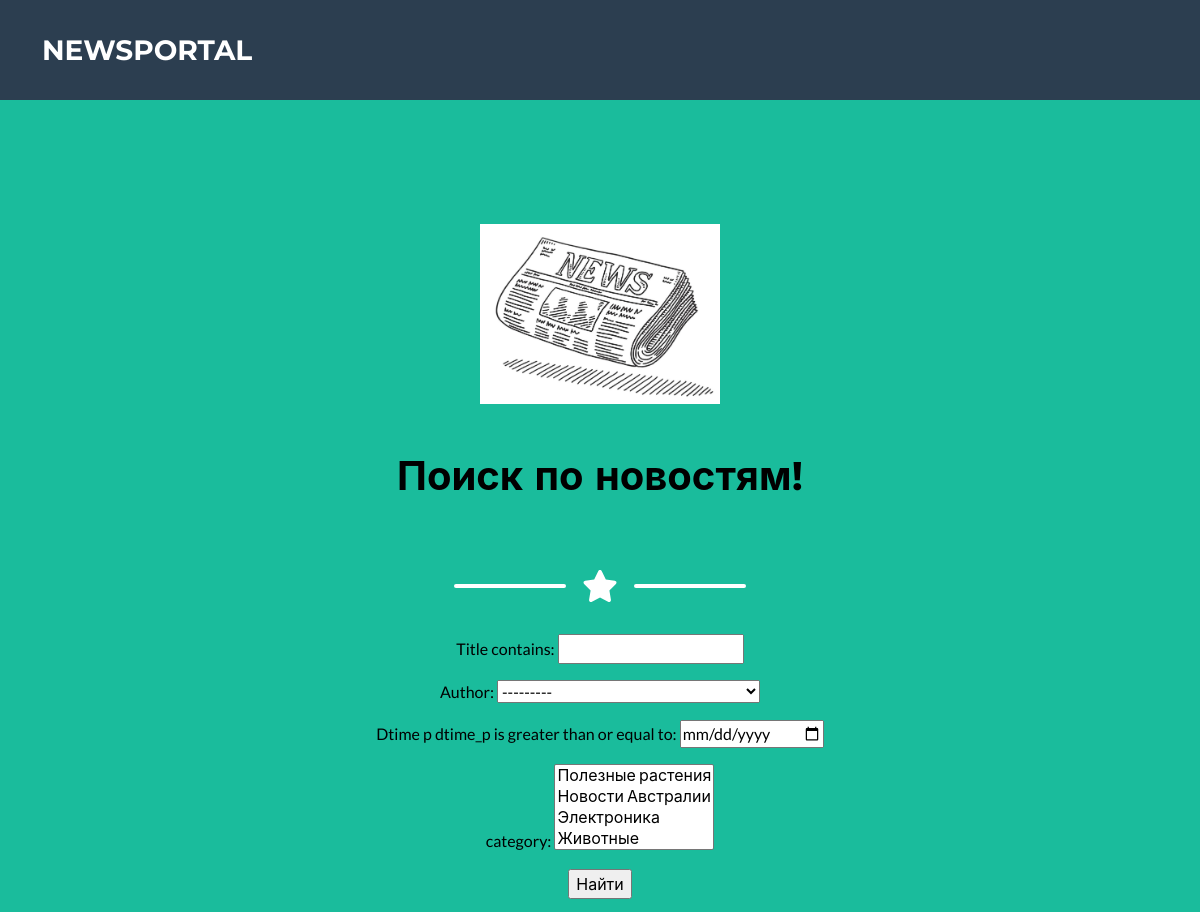
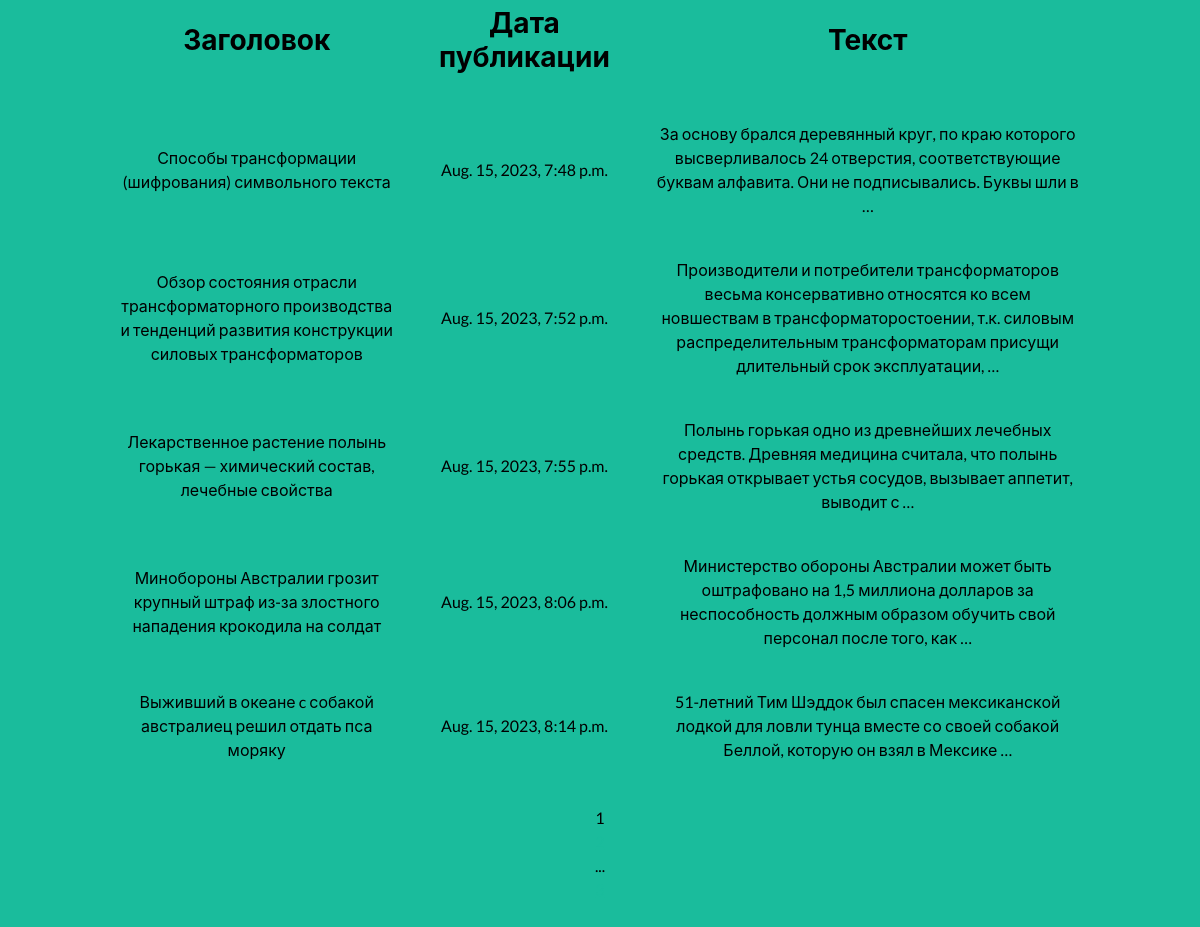
The app's page /news/search/ with its own data (2 pictures, top to bottom).
### NewsPortal/models.py (models this page shows, shortened)
class Author(models.Model):
    author = models.OneToOneField(User, on_delete=models.CASCADE)
    rating_a = models.IntegerField(default=0, db_column='rating_author')
    def __str__(self):
        return self.author.username

class Category(models.Model):
    category = models.CharField(max_length=255, unique=True)
    def __str__(self):
        return self.category

class Post(models.Model):
    author = models.ForeignKey(Author, on_delete=models.CASCADE)
    choice = models.CharField(max_length=1, choices=CHOICE, default=news, db_column='Type_post')
    dtime_p = models.DateTimeField(auto_now_add=True, db_column='datetime_post')
    category = models.ManyToManyField(Category, through='PostCategory')
    title = models.CharField(max_length=255)
    text_p = models.TextField(db_column='text_post')
    rating_p = models.IntegerField(default=0, db_column='rating_post')

### NewsPortal/views.py (the view)
# urls.py: path('search/', NewsSearch.as_view()),
class NewsSearch(ListView):
    model = Post
    template_name = 'news_search.html'
    context_object_name = 'news_search'
    paginate_by = 5
    def get_queryset(self):
        queryset = super().get_queryset()
        self.filterset = PostFilter(self.request.GET, queryset)
        return self.filterset.qs
    def get_context_data(self, **kwargs):
        context = super().get_context_data(**kwargs)
        context['filterset'] = self.filterset
        return context

### NewsPortal/config.py (called while the page is built)
def wordcensor_notisalpha(st: str):
    ind =0
    for s in st:
        if not s.isalpha():
            ind = st.index(s)
            break
    word = st[0:ind]
    if word in CENS_WORDS:
       return wordcensor(word)+st[ind]
    else: return st

### NewsPortal/templatetags/custom_filters.py (called while the page is built)
@register.filter()
def censor(value:str):
    if type(value) is str:   #try
        val = value.split()
        for i in range(len(val)):
            if not val[i].isalpha(): val[i] = wordcensor_notisalpha(val[i])
            if val[i] in CENS_WORDS:
                val[i] = wordcensor(val[i])
        return ' '.join(val)
    else:                   #except
        raise TypeError('Переменная должна быть типа str')

### NewsPortal/templatetags/custom_tags.py (called while the page is built)
@register.simple_tag(takes_context=True)
def url_replace(context, **kwargs):
    d = context['request'].GET.copy()
    for k, v in kwargs.items():
        d[k] = v
    return d.urlencode()

### templates/news_search.html (shortened to what this page needs)
{% extends 'flatpages/default.html' %}
{% load custom_filters %}
{% load custom_tags %}
{% block name %}
<h1>Поиск по новостям!</h1>
{% endblock name %}
{% block content %}
<form action="" method="get">
    {{ filterset.form.as_p }}
    <input type="submit" value="Найти" />
</form>
{% if news_search %}
  <table width="1000" cellspacing="5" cellpadding="20" border="0.1">
      <tr>
          <td><h3>Заголовок</h3></td>
          <td><h3>Дата публикации</h3></td>
          <td><h3>Текст</h3></td>
      </tr>
      {% for new in news_search %}
      <tr>
          <td>{{ new.title|censor }}</td>
          <td>{{ new.dtime_p }}</td>
          <td>{{ new.text_p|truncatewords:20|censor }}</td>
      </tr>
      {% endfor %}
  </table>
{% else %}
<h1>Новостей нет!</h1>
{% endif %}
<br>
   {{ page_obj.number }}
   {% if page_obj.has_next %}
       <a href="?{% url_replace page=page_obj.next_page_number %}">{{ page_obj.next_page_number }}</a>
       {% if paginator.num_pages != page_obj.next_page_number %}
           ...
           <a href="?{% url_replace page=page_obj.paginator.num_pages %}">{{ page_obj.paginator.num_pages }}</a>
       {% endif %}
   {% endif %}
{% endblock content %}

### templates/flatpages/default.html (shortened to what this page needs)
<!DOCTYPE html>
<html lang="en">
    <head>
        {% load static %}
        <link href="{% static 'css/styles.css' %}" rel="stylesheet" />
    </head>
   <body id="page-top">
        <nav class="navbar navbar-expand-lg bg-secondary text-uppercase fixed-top" id="mainNav">
            <div class="container">
                <a class="navbar-brand" href="#page-top">NewsPortal</a>
            </div>
        </nav>
        <header class="masthead bg-primary text-black text-center">
            <div class="container d-flex align-items-center flex-column">
                <img class="masthead-avatar mb-5" src="{% static 'assets/img/gazety.jpg' %}" alt="..." />
                <h1 class="masthead-heading text-uppercase mb-0">{% block name %} {% endblock name %}</h1>
                <div class="divider-custom divider-light">
                    <div class="divider-custom-line"></div>
                    <div class="divider-custom-icon"><i class="fas fa-star"></i></div>
                    <div class="divider-custom-line"></div>
                </div>
                <p class="masthead-subheading font-weight-light mb-0">{% block content %} {% endblock content %}</p>
            </div>
        </header>
    </body>
</html>

### records on screen
Author: author "---------"
Category: category "Полезные растения / Новости Австралии / Электроника / Животные"
Post: title|censor "Способы трансформации (шифрования) символьного текста", dtime_p "Aug. 15, 2023, 7:48 p.m.", text_p|censor "За основу брался деревянный круг, по краю которого высверливалось 24 отверстия, соответствующие буквам алфавита. Они не подписывались. Буквы шли в …"
Post: title|censor "Обзор состояния отрасли трансформаторного производства и тенденций развития конструкции силовых трансформаторов", dtime_p "Aug. 15, 2023, 7:52 p.m.", text_p|censor "Производители и потребители трансформаторов весьма консервативно относятся ко всем новшествам в трансформаторостоении, т.к. силовым распределительным трансформаторам присущи длительный срок эксплуатации, …"
Post: title|censor "Лекарственное растение полынь горькая — химический состав, лечебные свойства", dtime_p "Aug. 15, 2023, 7:55 p.m.", text_p|censor "Полынь горькая одно из древнейших лечебных средств. Древняя медицина считала, что полынь горькая открывает устья сосудов, вызывает аппетит, выводит с …"
Post: title|censor "Минобороны Австралии грозит крупный штраф из-за злостного нападения крокодила на солдат", dtime_p "Aug. 15, 2023, 8:06 p.m.", text_p|censor "Министерство обороны Австралии может быть оштрафовано на 1,5 миллиона долларов за неспособность должным образом обучить свой персонал после того, как …"
Post: title|censor "Выживший в океане c собакой австралиец решил отдать пса моряку", dtime_p "Aug. 15, 2023, 8:14 p.m.", text_p|censor "51-летний Тим Шэддок был спасен мексиканской лодкой для ловли тунца вместе со своей собакой Беллой, которую он взял в Мексике …"

### other values on screen
{{ page_obj.number }} "1"
